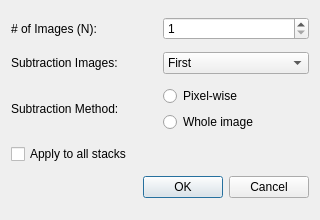
<?xml version="1.0" encoding="UTF-8"?>
<ui version="4.0">
 <class>FirstLastBgSubDialog</class>
 <widget class="QDialog" name="FirstLastBgSubDialog">
  <property name="geometry">
   <rect>
    <x>0</x>
    <y>0</y>
    <width>320</width>
    <height>220</height>
   </rect>
  </property>
  <property name="windowTitle">
   <string>First/Last N Images</string>
  </property>
  <layout class="QVBoxLayout" name="verticalLayout_2">
   <item>
    <layout class="QHBoxLayout" name="horizontalLayout_3">
     <item>
      <widget class="QLabel" name="label">
       <property name="text">
        <string># of Images (N):</string>
       </property>
      </widget>
     </item>
     <item>
      <widget class="QSpinBox" name="imgNumberSpinBox">
       <property name="minimum">
        <number>1</number>
       </property>
       <property name="maximum">
        <number>65536</number>
       </property>
      </widget>
     </item>
    </layout>
   </item>
   <item>
    <layout class="QHBoxLayout" name="horizontalLayout_2">
     <item>
      <widget class="QLabel" name="label_2">
       <property name="text">
        <string>Subtraction Images:</string>
       </property>
      </widget>
     </item>
     <item>
      <widget class="QComboBox" name="subTypeComboBox">
       <item>
        <property name="text">
         <string>First</string>
        </property>
       </item>
       <item>
        <property name="text">
         <string>Last</string>
        </property>
       </item>
      </widget>
     </item>
    </layout>
   </item>
   <item>
    <layout class="QHBoxLayout" name="horizontalLayout">
     <item>
      <widget class="QLabel" name="label_3">
       <property name="text">
        <string>Subtraction Method:</string>
       </property>
      </widget>
     </item>
     <item>
      <layout class="QVBoxLayout" name="verticalLayout">
       <item>
        <widget class="QRadioButton" name="pixelwiseRadioButton">
         <property name="text">
          <string>Pixel-wise</string>
         </property>
         <attribute name="buttonGroup">
          <string notr="true">buttonGroup</string>
         </attribute>
        </widget>
       </item>
       <item>
        <widget class="QRadioButton" name="wholeimgRadioButton">
         <property name="text">
          <string>Whole image</string>
         </property>
         <attribute name="buttonGroup">
          <string notr="true">buttonGroup</string>
         </attribute>
        </widget>
       </item>
      </layout>
     </item>
    </layout>
   </item>
   <item>
    <widget class="QCheckBox" name="applyAllCheckBox">
     <property name="text">
      <string>Apply to all stacks</string>
     </property>
    </widget>
   </item>
   <item>
    <widget class="QDialogButtonBox" name="buttonBox">
     <property name="orientation">
      <enum>Qt::Orientation::Horizontal</enum>
     </property>
     <property name="standardButtons">
      <set>QDialogButtonBox::StandardButton::Cancel|QDialogButtonBox::StandardButton::Ok</set>
     </property>
    </widget>
   </item>
  </layout>
 </widget>
 <resources/>
 <connections>
  <connection>
   <sender>buttonBox</sender>
   <signal>accepted()</signal>
   <receiver>FirstLastBgSubDialog</receiver>
   <slot>accept()</slot>
   <hints>
    <hint type="sourcelabel">
     <x>248</x>
     <y>254</y>
    </hint>
    <hint type="destinationlabel">
     <x>157</x>
     <y>274</y>
    </hint>
   </hints>
  </connection>
  <connection>
   <sender>buttonBox</sender>
   <signal>rejected()</signal>
   <receiver>FirstLastBgSubDialog</receiver>
   <slot>reject()</slot>
   <hints>
    <hint type="sourcelabel">
     <x>316</x>
     <y>260</y>
    </hint>
    <hint type="destinationlabel">
     <x>286</x>
     <y>274</y>
    </hint>
   </hints>
  </connection>
 </connections>
 <buttongroups>
  <buttongroup name="buttonGroup"/>
 </buttongroups>
</ui>
